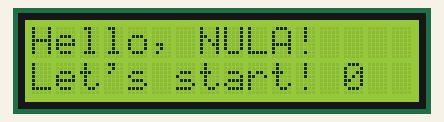
Bench run of a program on a simulated ESP32 board running MicroPython. Parts: 16×2 character LCD.

Above: at 0.1 s.
At 4.1 s:
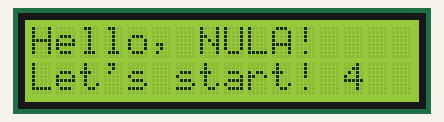
At 9.1 s:
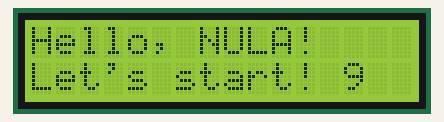
At 19.1 s:
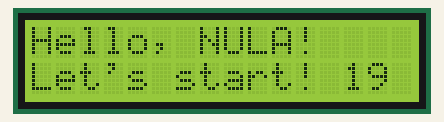
At 28.2 s:
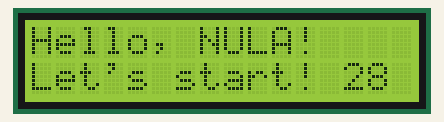
At 38.2 s:
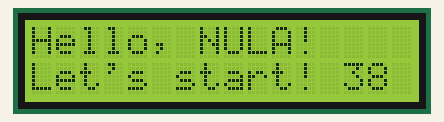

Measured:
- what the display in image 0 shows lasts 1.0 s, from 0.1 s to 1.1 s

The program:

4.1_Print_Message_on_your_own.py
```python
"""
@file       4.1_Print_Message_on_your_own.py
@brief      Variation of the 4.1 Print message example that also counts the seconds the program has been running on
            the last three free columns of the bottom row.
            For details, connection diagram and more, check out the example documentation at: <link placeholder>

@author     Borna Zelenika @ soldered.com
"""

"""
I2C is a way for several devices to talk to the board over just two wires, and it is what the Qwiic connector carries.
We need it here because the display is a Qwiic module.
"""
from machine import I2C, Pin

"""
The Soldered driver for the LCD display. It lives in the lib folder of this repository, so copy the whole lib folder
onto your board, otherwise MicroPython will not be able to find it.
"""
from LCD import LCD_I2C

"""
Here we set up the I2C connection. The two pins are fixed by the board: on the NULA MINI, I2C uses IO6 for the data
line (SDA) and IO7 for the clock line (SCL), which are exactly the pins the Qwiic connector is wired to.
We always name them ourselves, because the board does not assume which pins the connector uses.
"""
i2c = I2C(0, scl=Pin(7), sda=Pin(6))

"""
Here we create our display object, which we named "lcd". An object is our way of talking to the display: every
function we call on it, we call through this name. We hand it the I2C connection we just made.
The display in this kit is 16 characters wide and 2 rows tall, which is where the name 16x2 comes from.
"""
lcd = LCD_I2C(i2c)

"""
begin() starts the communication and prepares the display for use. It has to come first, before anything else we ask
the display to do.
"""
lcd.begin()

"""
backlight() turns on the light behind the screen, without which the text is very hard to read. Note that this has to
come after begin(), because begin() resets the display and would switch the light back off.
"""
lcd.backlight()

# clear() wipes anything that was left on the screen from before, so we start from a clean display.
lcd.clear()

"""
setCursor() chooses where the next text will appear. The first number is the column and the second is the row, and
both start counting at zero, so (0, 0) is the top left corner.
print() then writes our text starting at that position.
"""
lcd.setCursor(0, 0)
lcd.print("Hello, NULA!")

"""
Move to the second line and print another message. (0, 1) means column zero of row one, which is the start of the
second line.
Keep in mind that this display fits exactly 16 characters per row, so anything longer is simply cut off at the edge.
Count the characters of your own messages before printing them.
"""
lcd.setCursor(0, 1)
lcd.print("Let's start!")

"""
The message stays on the screen until the board is reset or powered off, so nothing needs to repeat to keep it there.
The loop below is only there to count.
"""

import time

seconds = 0

while True:
    lcd.setCursor(13, 1)
    lcd.print(str(seconds))
    seconds += 1
    time.sleep(1)
```

LCD.py
```python
# FILE: lcdI2C.py
# AUTHOR: Josip Šimun Kuči @ Soldered
# BRIEF: MicroPython library for the I2C controlled 16x2 LCD display
# LAST UPDATED: 2025-05-23
from machine import I2C, Pin
from time import sleep_ms, sleep_us
from os import uname


class LCDOutput:
    """Helper class to manage the control and data signals sent to the I2C LCD driver."""

    def __init__(self):
        # Control and data signal bits
        self.rs = 0  # Register select: 0 = command, 1 = data
        self.rw = 0  # Read/write: 0 = write, 1 = read (usually 0)
        self.E = 0  # Enable signal
        self.Led = 0  # Backlight control
        self.data = 0  # 8-bit data value

    def get_high_data(self):
        """Return high nibble of data combined with control bits for transmission."""
        return (
            (self.data & 0xF0)
            | (self.rs << 0)
            | (self.rw << 1)
            | (self.E << 2)
            | (self.Led << 3)
        )

    def get_low_data(self):
        """Return low nibble of data (shifted) combined with control bits for transmission."""
        return (
            ((self.data & 0x0F) << 4)
            | (self.rs << 0)
            | (self.rw << 1)
            | (self.E << 2)
            | (self.Led << 3)
        )


class LCD_I2C:
    """Class for controlling a character LCD via an I2C I/O expander"""

    def __init__(self, i2c: I2C, address=0x20):
        if i2c != None:
            self.i2c = i2c
        else:
            if uname().sysname in ("esp32", "esp8266", "Soldered Dasduino CONNECTPLUS"):
                self.i2c = I2C(0, scl=Pin(22), sda=Pin(21))
            else:
                raise Exception("Board not recognized, enter I2C pins manually")

        self._address = address
        self._output = LCDOutput()
        self._entryState = 0b10  # Left-to-right text entry mode
        self._displayState = 0b100  # Display ON, cursor OFF, blink OFF

    def begin(self, beginWire=True):
        """Initialize the LCD. Optionally sends initial configuration to I2C registers."""
        if beginWire:
            self._i2c_write(3, 0x00)  # Configuration register
            sleep_ms(10)
            self._i2c_write(2, 0x00)  # Polarity register
            sleep_ms(10)
            self._i2c_write(1, 0x00)  # Output register
            sleep_ms(10)
        self.initialize_lcd()

    def _i2c_write(self, reg, value):
        """Write a value to a specific I2C register."""
        self.i2c.writeto(self._address, bytes([reg, value]))

    def i2c_write_data(self, value):
        """Write a raw byte to the I2C output register (LCD expander)."""
        self.i2c.writeto(self._address, bytes([1, value]))

    def lcd_write(self, value, initialization=False):
        """Send a byte to the LCD (as command or data depending on rs)."""
        self._output.data = value
        self._output.E = 1
        self.i2c_write_data(self._output.get_high_data())
        sleep_us(1)
        self._output.E = 0
        self.i2c_write_data(self._output.get_high_data())

        if not initialization:
            sleep_us(37)
            self._output.E = 1
            self.i2c_write_data(self._output.get_low_data())
            sleep_us(1)
            self._output.E = 0
            self.i2c_write_data(self._output.get_low_data())

    def initialize_lcd(self):
        """Perform the initialization sequence for the LCD in 4-bit mode."""
        self._output.rs = 0
        self._output.rw = 0

        # Initialization sequence (as per HD44780 datasheet)
        for val, delay in [
            (0b00110000, 4200),
            (0b00110000, 150),
            (0b00110000, 37),
            (0b00100000, 37),
        ]:
            self.lcd_write(val, initialization=True)
            sleep_us(delay)

        self.lcd_write(0b00101000)  # Function set: 4-bit, 2-line, 5x8 dots
        sleep_us(37)

        self.display()
        self.clear()
        self.leftToRight()

    def clear(self):
        """Clear the display and return cursor to home position."""
        self._output.rs = 0
        self._output.rw = 0
        self.lcd_write(0x01)
        sleep_us(1600)

    def home(self):
        """Return cursor to home position without clearing display."""
        self._output.rs = 0
        self._output.rw = 0
        self.lcd_write(0x02)
        sleep_us(1600)

    def leftToRight(self):
        """Set text entry to left-to-right mode."""
        self._entryState |= 1 << 1
        self._update_entry_mode()

    def rightToLeft(self):
        """Set text entry to right-to-left mode."""
        self._entryState &= ~(1 << 1)
        self._update_entry_mode()

    def autoscroll(self):
        """Enable automatic display shift during entry."""
        self._entryState |= 1
        self._update_entry_mode()

    def autoscrollOff(self):
        """Disable automatic display shift during entry."""
        self._entryState &= ~1
        self._update_entry_mode()

    def _update_entry_mode(self):
        """Apply current entry mode setting to the LCD."""
        self._output.rs = 0
        self._output.rw = 0
        self.lcd_write(0x04 | self._entryState)
        sleep_us(37)

    def display(self):
        """Turn on the display."""
        self._displayState |= 1 << 2
        self._update_display_control()

    def displayOff(self):
        """Turn off the display."""
        self._displayState &= ~(1 << 2)
        self._update_display_control()

    def cursorOn(self):
        """Show the cursor."""
        self._displayState |= 1 << 1
        self._update_display_control()

    def cursorOff(self):
        """Hide the cursor."""
        self._displayState &= ~(1 << 1)
        self._update_display_control()

    def blink(self):
        """Enable blinking cursor."""
        self._displayState |= 1
        self._update_display_control()

    def no_blink(self):
        """Disable blinking cursor."""
        self._displayState &= ~1
        self._update_display_control()

    def _update_display_control(self):
        """Apply current display control settings to the LCD."""
        self._output.rs = 0
        self._output.rw = 0
        self.lcd_write(0x08 | self._displayState)
        sleep_us(37)

    def scrollDisplayLeft(self):
        """Scroll the entire display one position to the left."""
        self._output.rs = 0
        self._output.rw = 0
        self.lcd_write(0x18)
        sleep_us(37)

    def scroll_display_right(self):
        """Scroll the entire display one position to the right."""
        self._output.rs = 0
        self._output.rw = 0
        self.lcd_write(0x1C)
        sleep_us(37)

    def createChar(self, location, charmap):
        """
        Create a custom character in CGRAM.
        `location` is 0-7, `charmap` is a list of 8 bytes (5 bits each).
        """
        location %= 8
        self._output.rs = 0
        self._output.rw = 0
        self.lcd_write(0x40 | (location << 3))
        sleep_us(37)
        for byte in charmap:
            self.write(byte)
        self.setCursor(0, 0)

    def setCursor(self, col, row):
        """Set the cursor to the specified column and row."""
        addr = 0x00 if row == 0 else 0x40
        addr += col
        self._output.rs = 0
        self._output.rw = 0
        self.lcd_write(0x80 | addr)
        sleep_us(37)

    def write(self, char):
        """Write a character to the display (accepts byte value)."""
        self._output.rs = 1
        self._output.rw = 0
        self.lcd_write(char)
        sleep_us(41)
        return 1

    def backlight(self):
        """Turn on the LCD backlight."""
        self._output.Led = 1
        self.i2c_write_data(0x00 | (self._output.Led << 3))

    def noBacklight(self):
        """Turn off the LCD backlight."""
        self._output.Led = 0
        self.i2c_write_data(0x00 | (self._output.Led << 3))

    def print(self, string):
        """Print a string to the LCD."""
        for char in string:
            self.write(ord(char))
```
